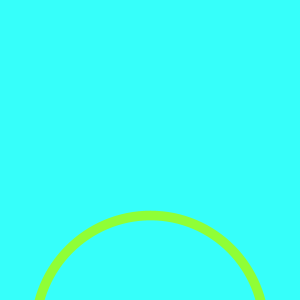
Frame 1 (no input)
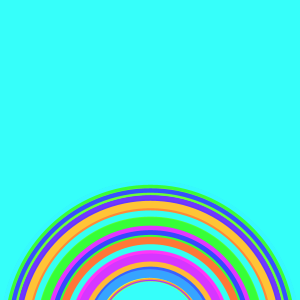
Frame 60 (the mouse pressed at the canvas centre just before this capture)
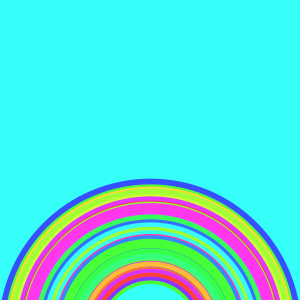
Frame 120 (the mouse held since frame 60 and released just before this capture)

The Processing sketch that drew these frames (run headless with seeded random() and noise(); from frame 60 on, the mouse is pressed at the canvas centre):

// Processing sketch: rainbow
// ── rainbow.pde

void setup() {
  size(300,300);
  background(#36FFFA);
  noFill();
  colorMode(HSB);
  
  
}

void draw() {
  float rainbow_size = random(100,300);
  stroke(random(255),200,255);  //Hue Saturation Brightness
  strokeWeight(random(3,10));
  ellipse(150,330,rainbow_size,rainbow_size);
  
}
